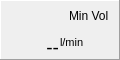
   <widget class="QFrame" name="MinVolShow_frame">
    <property name="geometry">
     <rect>
      <x>660</x>
      <y>380</y>
      <width>120</width>
      <height>60</height>
     </rect>
    </property>
    <property name="frameShape">
     <enum>QFrame::Panel</enum>
    </property>
    <property name="frameShadow">
     <enum>QFrame::Raised</enum>
    </property>
    <widget class="QLabel" name="MinVolShow_value">
     <property name="geometry">
      <rect>
       <x>1</x>
       <y>19</y>
       <width>58</width>
       <height>40</height>
      </rect>
     </property>
     <property name="font">
      <font>
       <pointsize>14</pointsize>
      </font>
     </property>
     <property name="autoFillBackground">
      <bool>true</bool>
     </property>
     <property name="styleSheet">
      <string notr="true"/>
     </property>
     <property name="frameShape">
      <enum>QFrame::NoFrame</enum>
     </property>
     <property name="text">
      <string>--</string>
     </property>
     <property name="textFormat">
      <enum>Qt::RichText</enum>
     </property>
     <property name="alignment">
      <set>Qt::AlignBottom|Qt::AlignRight|Qt::AlignTrailing</set>
     </property>
     <property name="margin">
      <number>4</number>
     </property>
     <property name="indent">
      <number>0</number>
     </property>
    </widget>
    <widget class="QLabel" name="MinVolShow_unit">
     <property name="geometry">
      <rect>
       <x>60</x>
       <y>35</y>
       <width>60</width>
       <height>15</height>
      </rect>
     </property>
     <property name="font">
      <font>
       <pointsize>8</pointsize>
      </font>
     </property>
     <property name="text">
      <string>l/min</string>
     </property>
    </widget>
    <widget class="QLabel" name="MinVolShow_label">
     <property name="geometry">
      <rect>
       <x>69</x>
       <y>1</y>
       <width>50</width>
       <height>30</height>
      </rect>
     </property>
     <property name="text">
      <string>Min Vol</string>
     </property>
     <property name="wordWrap">
      <bool>true</bool>
     </property>
    </widget>
   </widget>
